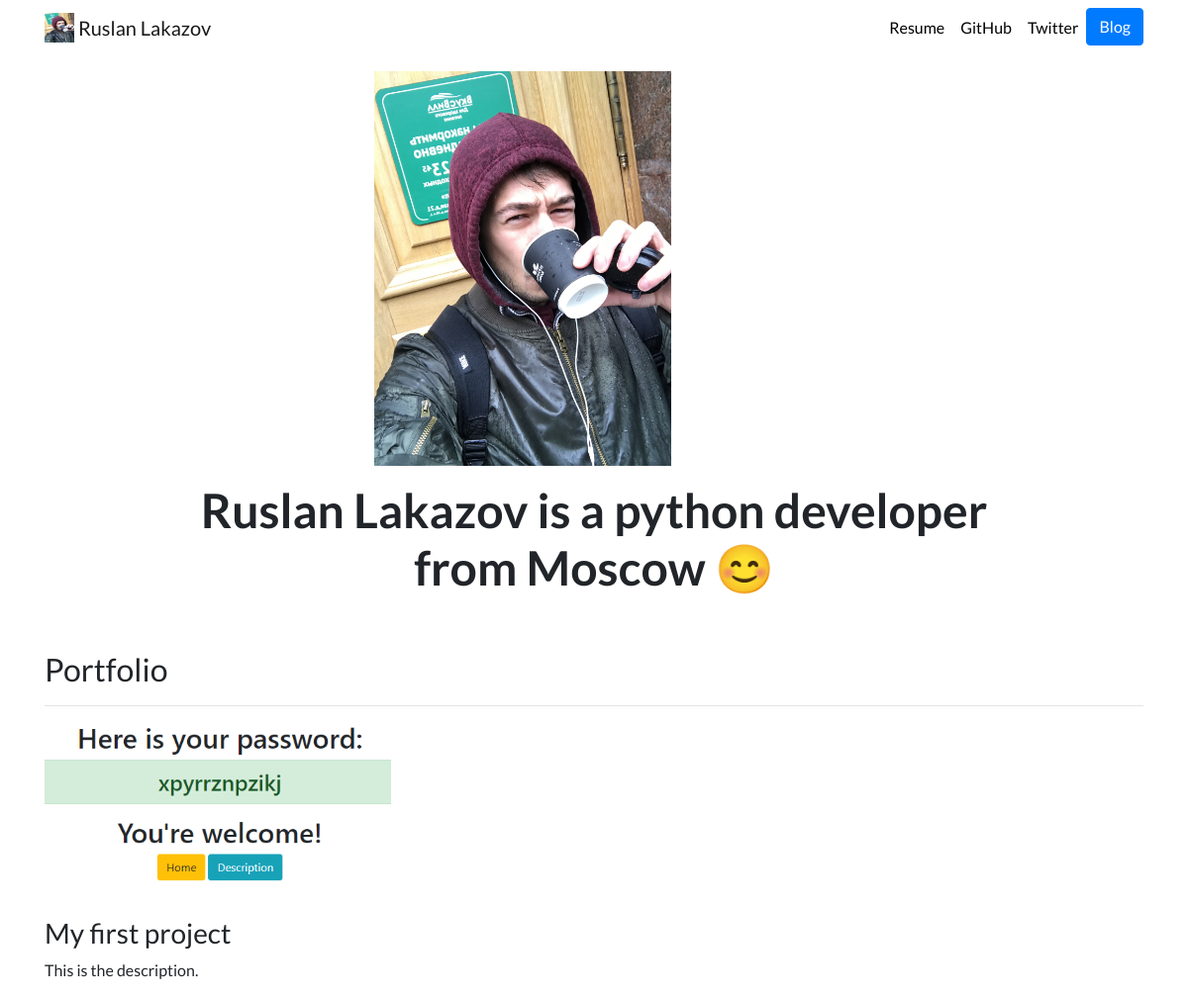
The page / on the database its author committed.
### portfolio/models.py (models this page shows, shortened)
class Project(models.Model):
    title = models.CharField(max_length=100)
    description = models.TextField(max_length=250)
    image = models.ImageField(upload_to='portfolio/images/')
    url = models.URLField(blank=True)

### portfolio/views.py (the view)
# urls.py: 2. Add a URL to urlpatterns:  path('', views.home, name='home')
def home(request):
    projects = Project.objects.all()
    return render(request, 'portfolio/home.html', {'projects': projects})

### portfolio/templates/portfolio/home.html
{% extends "portfolio/base.html" %}
{% load static %}
{% block content %}
<div class="row justify-content-center my-3">
  <div class="col-5">
    <img src="{% static 'portfolio/espresso.jpg' %}" width="300" height="400" class="img-fluid">
  </div>
</div>
<div class="row justify-content-center mb-3">
  <div class="col-md-9 text-center">
    <h3 id="hometext" class="font-weight-bold">Ruslan Lakazov is a python developer from Moscow 😊</h3>
  </div>
</div>
<h2 class="mt-5">Portfolio</h2>
<hr>
<div class="row">
  {% for project in projects %}
  <div class="col-lg-4 col-md-6">
    {% if project.url %}
    <a href="{{ project.url }}">
      <img src="{{ project.image.url }}" class="img-fluid mb-2">
    </a>
    {% else %}
    <img src="{{ project.image.url }}" class="img-fluid mb-2">
    {% endif %}
    <h3>{{ project.title }}</h3>
    <p>{{ project.description }}</p>
  </div>
  {% endfor %}
</div>
{% endblock %}

### portfolio/templates/portfolio/base.html (shortened to what this page needs)
{% load static %}
<!doctype html>
<html lang="en">
<head>
  <link rel="stylesheet" href="https://stackpath.bootstrapcdn.com/bootstrap/4.4.1/css/bootstrap.min.css">
  <link rel="stylesheet" href="{% static "portfolio/custom.css" %}">
</head>
<body>
  <nav id="topNav" class="navbar navbar-expand-md navbar-light">
    <div class="container">
      <a class="navbar-brand" href="{% url 'home' %}">
        <img src="{% static "portfolio/espresso.jpg" %}" width="30" height="30" class="d-inline-block align-top" alt="Nick's Logo">
        <span>Ruslan Lakazov</span>
      </a>
      <div class="collapse navbar-collapse text-center" id="navbarNav">
        <ul class="navbar-nav ml-auto">
          <li class="nav-item">
            <a class="nav-link" href="{% static "portfolio/resume.pdf" %}">Resume</a>
          </li>
          <li class="nav-item">
            <a class="nav-link" href="https://github.com/rusik09" target="_blank">GitHub</a>
          </li>
          <li class="nav-item">
            <a class="nav-link" href="https://twitter.com/bittahcontender" target="_blank">Twitter</a>
          </li>
          <li>
            <a role="button" href="{% url 'post:all_blogs' %}" class="btn btn-primary">Blog</a>
          </li>
        </ul>
      </div>
    </div>
  </nav>
  <div class="container">
    {% block content %}{% endblock %}
  </div>
</body>
</html>

### portfolio/static/portfolio/custom.css (style rules this page uses)
.navbar-nav .nav-link { color: rgba(0,0,0,1) !important; }
body { font-family: 'Lato', sans-serif; }
@media (min-width: 992px) { #hometext { font-size: 3rem; } }

### rows shown on the page
Project: image (picture), title "My first project", description "This is the description."
